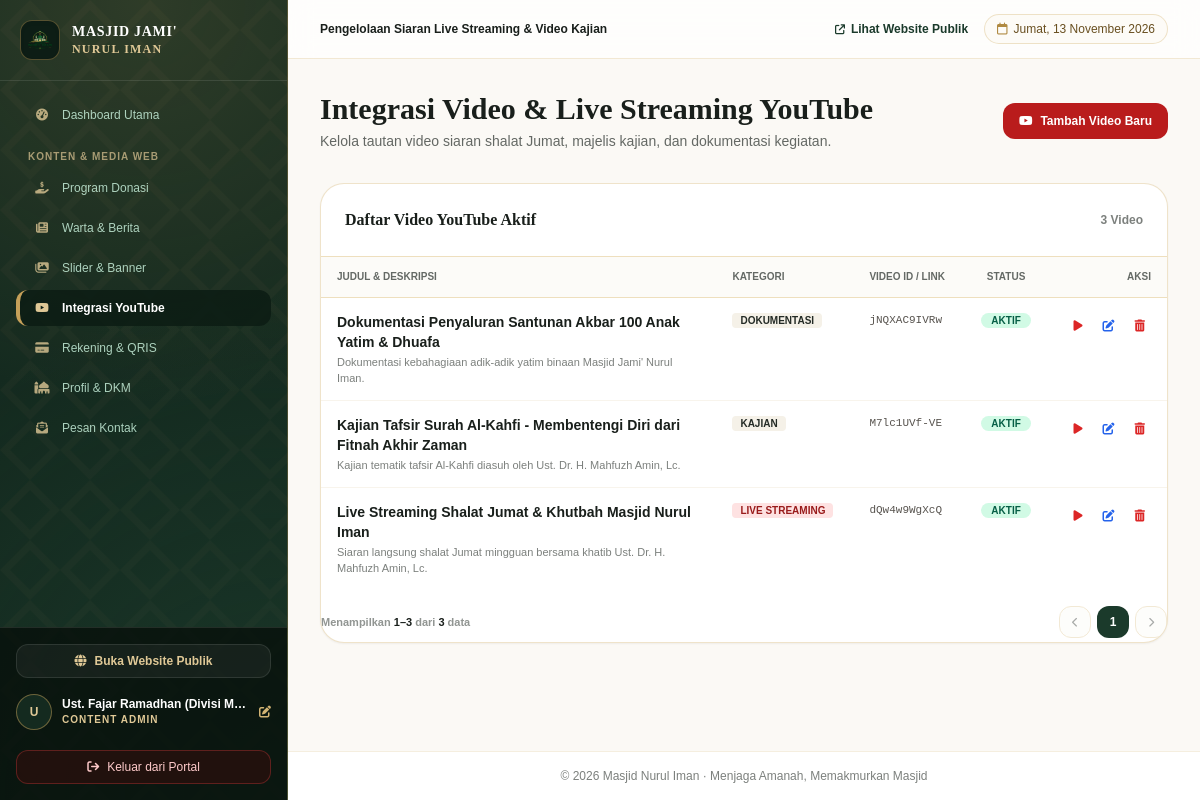
The page /admin/youtube-admin.php (signed in) on the database its author committed.
### tables this page shows
CREATE TABLE IF NOT EXISTS `youtube_videos` (
  `id` int NOT NULL AUTO_INCREMENT,
  `judul` varchar(200) NOT NULL,
  `video_id` varchar(50) NOT NULL,
  `url_embed` varchar(255) NOT NULL,
  `kategori` enum('live_streaming','kajian','dokumentasi','profil') NOT NULL DEFAULT 'kajian',
  `deskripsi` text,
  `is_active` tinyint(1) NOT NULL DEFAULT '1',
  `created_at` timestamp NULL DEFAULT CURRENT_TIMESTAMP,
  PRIMARY KEY (`id`)
);

### admin/youtube-admin.php (the view, shortened to what this page needs)
<?php
require_once __DIR__ . '/../config/database.php';
$pag = paginate_data($pdo, "SELECT * FROM youtube_videos ORDER BY id DESC", [], 10);
$videos = $pag['items'];
require_once __DIR__ . '/../layouts/header.php';
require_once __DIR__ . '/../layouts/sidebar.php';
?>
<div class="flex flex-col sm:flex-row sm:items-center justify-between gap-4">
    <div>
        <h2 class="text-2xl sm:text-3xl font-bold text-warm-900 font-classic">
            Integrasi Video &amp; Live Streaming YouTube
        </h2>
        <p class="text-xs sm:text-sm text-warm-800/70 mt-1">
            Kelola tautan video siaran shalat Jumat, majelis kajian, dan dokumentasi kegiatan.
        </p>
    </div>
    <button type="button" onclick="bukaModalVideo()" class="px-4 py-2.5 rounded-xl bg-red-700 hover:bg-red-800 text-white font-bold text-xs shadow-xs transition flex items-center gap-2">
        <i class="fa-brands fa-youtube"></i>
        <span>Tambah Video Baru</span>
    </button>
</div>
<div class="bg-white rounded-3xl border border-antique-300/50 shadow-sm overflow-hidden">
    <div class="p-6 border-b border-antique-200 flex items-center justify-between">
        <h3 class="font-classic text-base font-bold text-warm-900">
            Daftar Video YouTube Aktif
        </h3>
        <span class="text-xs text-warm-800/60 font-semibold"><?= number_format($pag['total']) ?> Video</span>
    </div>
    <div class="overflow-x-auto -mx-5 px-5">
        <table class="w-full text-left text-xs min-w-[700px]">
            <thead>
                <tr class="border-b border-antique-200 bg-warm-50/70 text-warm-800/70 uppercase text-[10px] font-bold">
                    <th class="py-3 px-4">Judul &amp; Deskripsi</th>
                    <th class="py-3 px-4">Kategori</th>
                    <th class="py-3 px-4">Video ID / Link</th>
                    <th class="py-3 px-4 text-center">Status</th>
                    <th class="py-3 px-4 text-right">Aksi</th>
                </tr>
            </thead>
            <tbody class="divide-y divide-antique-100">
                <?php foreach ($videos as $v): ?>
                    <tr class="hover:bg-warm-50/60 transition">
                        <td class="py-3.5 px-4 align-top max-w-sm">
                            <strong class="text-sm font-bold text-warm-900 block"><?= e($v['judul']) ?></strong>
                            <span class="text-[11px] text-warm-800/60 block mt-0.5 line-clamp-1"><?= e($v['deskripsi']) ?></span>
                        </td>
                        <td class="py-3.5 px-4 align-top whitespace-nowrap">
                            <span class="px-2 py-0.5 rounded text-[10px] font-bold uppercase <?= $v['kategori'] === 'live_streaming' ? 'bg-red-100 text-red-800' : 'bg-warm-100 text-warm-800' ?>">
                                <?= str_replace('_', ' ', e($v['kategori'])) ?>
                            </span>
                        </td>
                        <td class="py-3.5 px-4 align-top font-mono text-[11px] text-stone-600">
                            <?= e($v['video_id']) ?>
                        </td>
                        <td class="py-3.5 px-4 align-top text-center whitespace-nowrap">
                            <span class="px-2.5 py-0.5 rounded-full text-[10px] font-bold uppercase <?= $v['is_active'] ? 'bg-emerald-100 text-emerald-800' : 'bg-stone-200 text-stone-600' ?>">
                                <?= $v['is_active'] ? 'Aktif' : 'Nonaktif' ?>
                            </span>
                        </td>
                        <td class="py-3.5 px-4 align-top text-right whitespace-nowrap">
                            <div class="flex items-center justify-end gap-2">
                                <a href="https://youtube.com/watch?v=<?= e($v['video_id']) ?>" target="_blank" class="p-1.5 rounded-lg text-red-600 hover:bg-red-50" title="Buka di YouTube">
                                    <i class="fa-solid fa-play"></i>
                                </a>
                                <button type="button" data-video='<?= htmlspecialchars(json_encode($v, JSON_UNESCAPED_UNICODE), ENT_QUOTES, 'UTF-8') ?>' onclick="editVideoSafe(this)" class="p-1.5 rounded-lg text-blue-600 hover:bg-blue-50" title="Edit">
                                    <i class="fa-solid fa-pen-to-square"></i>
                                </button>
                                <a href="youtube-admin?hapus=<?= $v['id'] ?>" data-hapus data-judul="Hapus Video" data-pesan="Video '<?= e($v['judul']) ?>' ini akan dihapus dari daftar gallery YouTube. Lanjutkan?" class="p-1.5 rounded-lg text-red-600 hover:bg-red-50" title="Hapus">
                                    <i class="fa-solid fa-trash-can"></i>
                                </a>
                            </div>
                        </td>
                    </tr>
                <?php endforeach; ?>
            </tbody>
        </table>
    </div>
    <?php render_pagination($pag['totalHalaman'], $pag['halaman'], $pag['total'], $pag['dari'], $pag['sampai']); ?>
</div>
<?php require_once __DIR__ . '/../layouts/footer.php'; ?>

### config/helpers.php (shortened to what this page needs)
<?php
function e($text) {
    return htmlspecialchars((string)($text ?? ''), ENT_QUOTES, 'UTF-8');
}
function paginate_data($pdo, $sql, $params = [], $perHalaman = 10) {
    $perHalaman = max(1, (int)$perHalaman);
    $stmtCount = $pdo->prepare("SELECT COUNT(*) FROM (" . $sql . ") AS sub_paginator");
    $stmtCount->execute($params);
    $total = (int)$stmtCount->fetchColumn();
    $totalHalaman = (int)ceil($total / $perHalaman);
    $totalHalaman = max(1, $totalHalaman);
    $halaman = (int)($_GET['page'] ?? 1);
    $offset = ($halaman - 1) * $perHalaman;
    $stmt = $pdo->prepare($sql . " LIMIT ? OFFSET ?");
    $i = 1;
    $stmt->bindValue($i++, (int)$perHalaman, PDO::PARAM_INT);
    $stmt->bindValue($i, (int)$offset, PDO::PARAM_INT);
    $stmt->execute();
    $items = $stmt->fetchAll();
    $dari   = $total === 0 ? 0 : ($offset + 1);
    $sampai = min($offset + $perHalaman, $total);
    return [
        'items'        => $items,
        'total'        => $total,
        'halaman'      => $halaman,
        'totalHalaman' => $totalHalaman,
        'dari'         => $dari,
        'sampai'       => $sampai,
    ];
}
function render_pagination($totalHalaman, $halaman, $total = 0, $dari = 0, $sampai = 0) {
    $query = $_GET;
    $q = function ($page) use ($query) {
        $query['page'] = $page;
        return '?' . http_build_query($query);
    };
    echo '<div class="flex flex-col sm:flex-row items-center justify-between gap-3 pt-4 pb-1 text-xs">';
    echo '<span class="text-[11px] text-warm-800/50 font-semibold">Menampilkan <b class="text-warm-900">' . $dari . '&ndash;' . $sampai . '</b> dari <b class="text-warm-900">' . $total . '</b> data</span>';
    echo '<nav class="flex items-center gap-1.5" aria-label="Pagination">';
    $prevHalaman = max(1, $halaman - 1);
    $prevDisabled = $halaman <= 1;
    echo '<a href="' . e($q($prevHalaman)) . '" class="w-8 h-8 rounded-xl bg-warm-50 border border-antique-300 text-warm-800 flex items-center justify-center transition ' . ($prevDisabled ? 'pointer-events-none opacity-40' : 'hover:bg-antique-100') . '" title="Sebelumnya">';
    echo '<i class="fa-solid fa-chevron-left text-[10px]"></i></a>';
    $mulai = max(1, $halaman - 2);
    $akhir = min($totalHalaman, $halaman + 2);
    for ($i = $mulai; $i <= $akhir; $i++) {
        if ($i === $halaman) {
            echo '<span class="w-8 h-8 rounded-xl bg-cypress-700 text-white font-bold shadow-xs flex items-center justify-center">' . $i . '</span>';
        } else {
            echo '<a href="' . e($q($i)) . '" class="w-8 h-8 rounded-xl bg-warm-50 border border-antique-300 text-warm-800 hover:bg-antique-100 flex items-center justify-center font-semibold transition">' . $i . '</a>';
        }
    }
    $nextHalaman = min($totalHalaman, $halaman + 1);
    $nextDisabled = $halaman >= $totalHalaman;
    echo '<a href="' . e($q($nextHalaman)) . '" class="w-8 h-8 rounded-xl bg-warm-50 border border-antique-300 text-warm-800 flex items-center justify-center transition ' . ($nextDisabled ? 'pointer-events-none opacity-40' : 'hover:bg-antique-100') . '" title="Berikutnya">';
    echo '<i class="fa-solid fa-chevron-right text-[10px]"></i></a>';
    echo '</nav>';
    echo '</div>';
}

### assets/css/classic-theme.css (style rules this page uses)
:root { --color-primary: #183728; --color-primary-dark: #11271d; --color-primary-light: #224937; --color-accent-gold: #c5a059; --color-accent-gold-light: #dfc896; --color-accent-gold-dark: #9e7b36; --color-bg-body: #fbf9f5; --color-bg-surface: #ffffff; --color-bg-muted: #f4efe4; --color-border-subtle: #e8e2d4; --color-border-gold: #dbc8a2; --color-text-main: #1b2620; --color-text-muted: #5e6d64; }
body { font-family: 'Plus Jakarta Sans', sans-serif; background-color: var(--color-bg-body); color: var(--color-text-main); -webkit-font-smoothing: antialiased; }
.font-classic { font-family: 'Cinzel', serif; }
.pattern-arabesque-light { background-color: #fbf9f5; background-image: radial-gradient(#183728 0.55px, transparent 0.55px), radial-gradient(#c5a059 0.55px, #fbf9f5 0.55px); background-size: 22px 22px; background-position: 0 0, 11px 11px; }

### rows shown on the page
youtube_videos: judul "Dokumentasi Penyaluran Santunan Akbar 100 Anak Yatim & Dhuafa", deskripsi "Dokumentasi kebahagiaan adik-adik yatim binaan Masjid Jami' Nurul Iman.", kategori "DOKUMENTASI", video "jNQXAC9IVRw", is_active "AKTIF", id "3"
youtube_videos: judul "Kajian Tafsir Surah Al-Kahfi - Membentengi Diri dari Fitnah Akhir Zaman", deskripsi "Kajian tematik tafsir Al-Kahfi diasuh oleh Ust. Dr. H. Mahfuzh Amin, Lc.", kategori "KAJIAN", video "M7lc1UVf-VE", is_active "AKTIF"
youtube_videos: judul "Live Streaming Shalat Jumat & Khutbah Masjid Nurul Iman", deskripsi "Siaran langsung shalat Jumat mingguan bersama khatib Ust. Dr. H. Mahfuzh Amin, Lc.", kategori "LIVE STREAMING", video "dQw4w9WgXcQ", is_active "AKTIF"

### other values the page prints
substr($user['nama'] ?? 'A', 0, 1) "U"
$user['nama'] "Ust. Fajar Ramadhan (Divisi M…"
str_replace('_', ' ', $userRole) "CONTENT ADMIN"
$pageSubtitle "Pengelolaan Siaran Live Streaming & Video Kajian"
$tanggalLengkap "Jumat, 13 November 2026"
$pag['total'] "3"
$dari "1"
